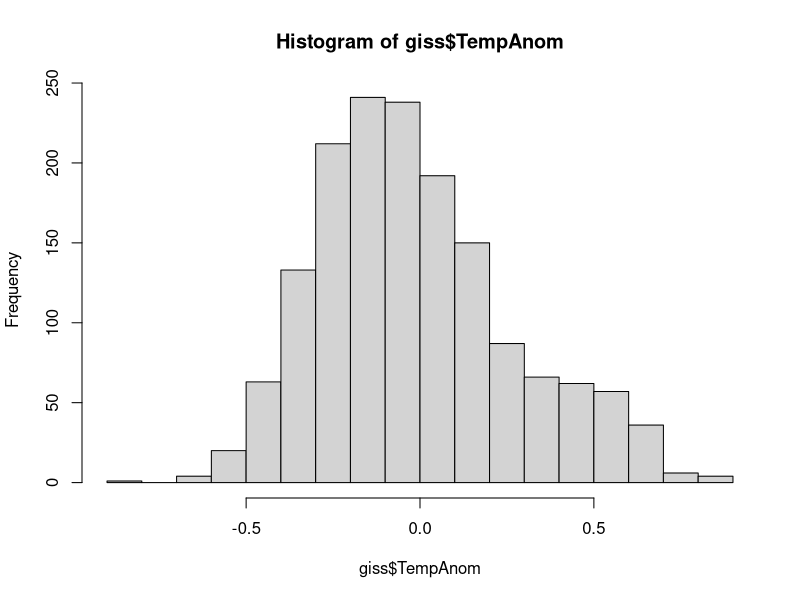
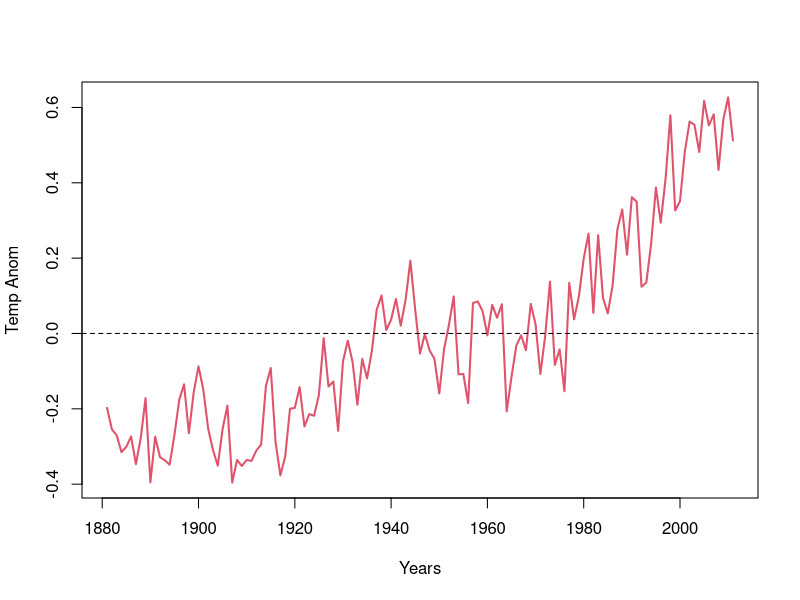

Write R code to recreate these figures, in order.
## ---- chunk 1
5+6
## ---- chunk 2
# Read file and display summary
giss <- read.csv("giss_temp.csv")
summary(giss)
## ---- chunk 3
# Get a mean annual temp and get list of years in the dataset
annualTemp = tapply(giss$TempAnom, giss$Year, mean)
years = unique(giss$Year)
## ---- chunk 4
hist(giss$TempAnom, breaks = 20)
## ---- chunk 5
plot(years, annualTemp, type = 'l', lwd = 2, col = 2,
     xlab = "Years", ylab = "Temp Anom")
abline(h=0, lty=2)
